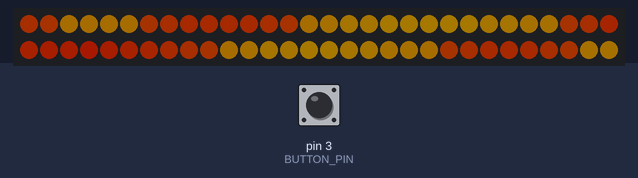
A sketch run on a simulated Arduino Uno, built with avr-gcc and run on an emulated ATmega328P. Parts: 60 RGB LEDs in strip order, left to right, continuing on the next row. The test bench sets the inputs (shaded band); at power-on: pin 3 (BUTTON_PIN) HIGH. Dim RGB values are drawn brighter than linear.

Above: at 1.29 s.
1.3 s: pin 3 (BUTTON_PIN) pulled LOW for 0.15 s
At 1.41 s:
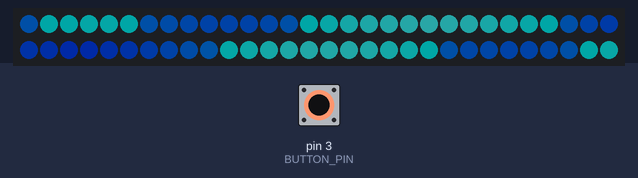
2.0 s: pin 3 (BUTTON_PIN) pulled LOW for 1 s
At 2.05 s:
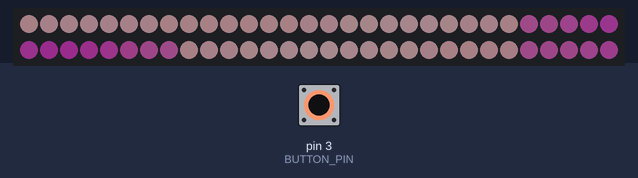
3.6 s: pin 3 (BUTTON_PIN) pulled LOW for 0.15 s
At 3.63 s:
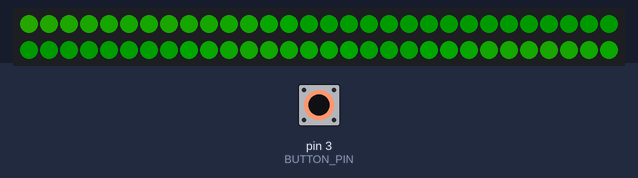
4.3 s: pin 3 (BUTTON_PIN) pulled LOW for 3.2 s
At 4.45 s:
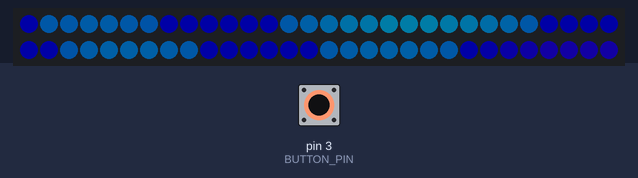
8.1 s: pin 3 (BUTTON_PIN) pulled LOW for 0.15 s
At 8.12 s:
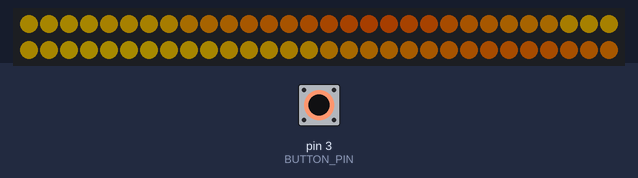
8.8 s: pin 3 (BUTTON_PIN) pulled LOW for 1 s
At 8.82 s:
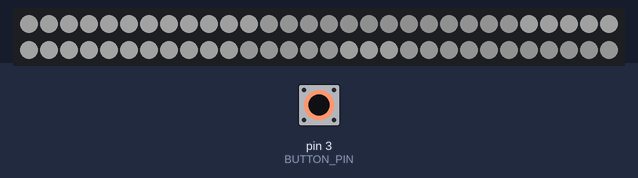

Measured:
- after the input at 1.3 s, the LEDs: first change after 0.05 s (image 1 shows a later state)
- after the input at 2.0 s, the LEDs: change after 0.05 s (image 2)
- after the input at 3.6 s, the LEDs: change at once (image 3)
- after the input at 4.3 s, the LEDs: first change at once (image 4 shows a later state)
- after the input at 8.1 s, the LEDs: change at once (image 5)
- after the input at 8.8 s, the LEDs: change at once (image 6)

The sketch:

PsuedoFireplace.ino
```cpp
#include <FastLED.h>

// Constants
#define LED_PIN 12
#define NUM_LEDS 60
#define BRIGHTNESS 40
#define LED_TYPE WS2812B
#define COLOR_ORDER GRB
#define BUTTON_PIN 3 // Pin for the button

CRGB leds[NUM_LEDS];
int currentColorMap = 0; // Index of the current color map
bool lastButtonState = LOW;
int sweepPosition = 0; // Current position of the sweeping animation

// Updated color maps
const CRGB colorMaps[][3] = {
  {CRGB::Red, CRGB::Orange, CRGB::Yellow},    // Default fire colors
  {CRGB::Blue, CRGB::Aqua, CRGB::White},     // Cool flame colors
  {CRGB::Purple, CRGB::Pink, CRGB::White},   // Fantasy flame colors
  {CRGB::Green, CRGB::Lime, CRGB::Yellow},   // Nature-inspired colors
  {CRGB::Cyan, CRGB::Blue, CRGB::Purple},    // Ocean-inspired colors
  {CRGB::Gold, CRGB::Orange, CRGB::Red},     // Sunset colors
  {CRGB::White, CRGB::Gray, CRGB::Black},    // Monochrome gradient
  {CRGB::Teal, CRGB::Aqua, CRGB::Green}      // Tropical colors
};

void setup() {
  FastLED.addLeds<LED_TYPE, LED_PIN, COLOR_ORDER>(leds, NUM_LEDS);
  FastLED.setBrightness(BRIGHTNESS);
  pinMode(BUTTON_PIN, INPUT_PULLUP); // Configure button pin
}

void loop() {
  handleButtonPress();
  flameAnimation(); // Replace with the flame animation
  FastLED.show();
  delay(50); // Animation speed
}

void handleButtonPress() {
  bool buttonState = digitalRead(BUTTON_PIN);
  if (buttonState == LOW && lastButtonState == HIGH) {
    // Button pressed, switch to the next color map
    currentColorMap = (currentColorMap + 1) % (sizeof(colorMaps) / sizeof(colorMaps[0]));
  }
  lastButtonState = buttonState;
}

// Flame-like animation using noise
void flameAnimation() {
  static uint16_t noise[NUM_LEDS]; // Array to store noise values
  static uint16_t time = 0;        // Time variable for noise evolution

  // Generate noise values
  for (int i = 0; i < NUM_LEDS; i++) {
    noise[i] = inoise8(i * 20, time); // Perlin noise
  }

  // Map noise values to colors in the current color map
  for (int i = 0; i < NUM_LEDS; i++) {
    uint8_t index = map(noise[i], 0, 255, 0, 2); // Map noise to color map indices
    leds[i] = blend(
      colorMaps[currentColorMap][index],
      colorMaps[currentColorMap][(index + 1) % 3],
      noise[i] % 128
    );
  }

  // Increment time for evolving noise
  time += 10;
}
```
